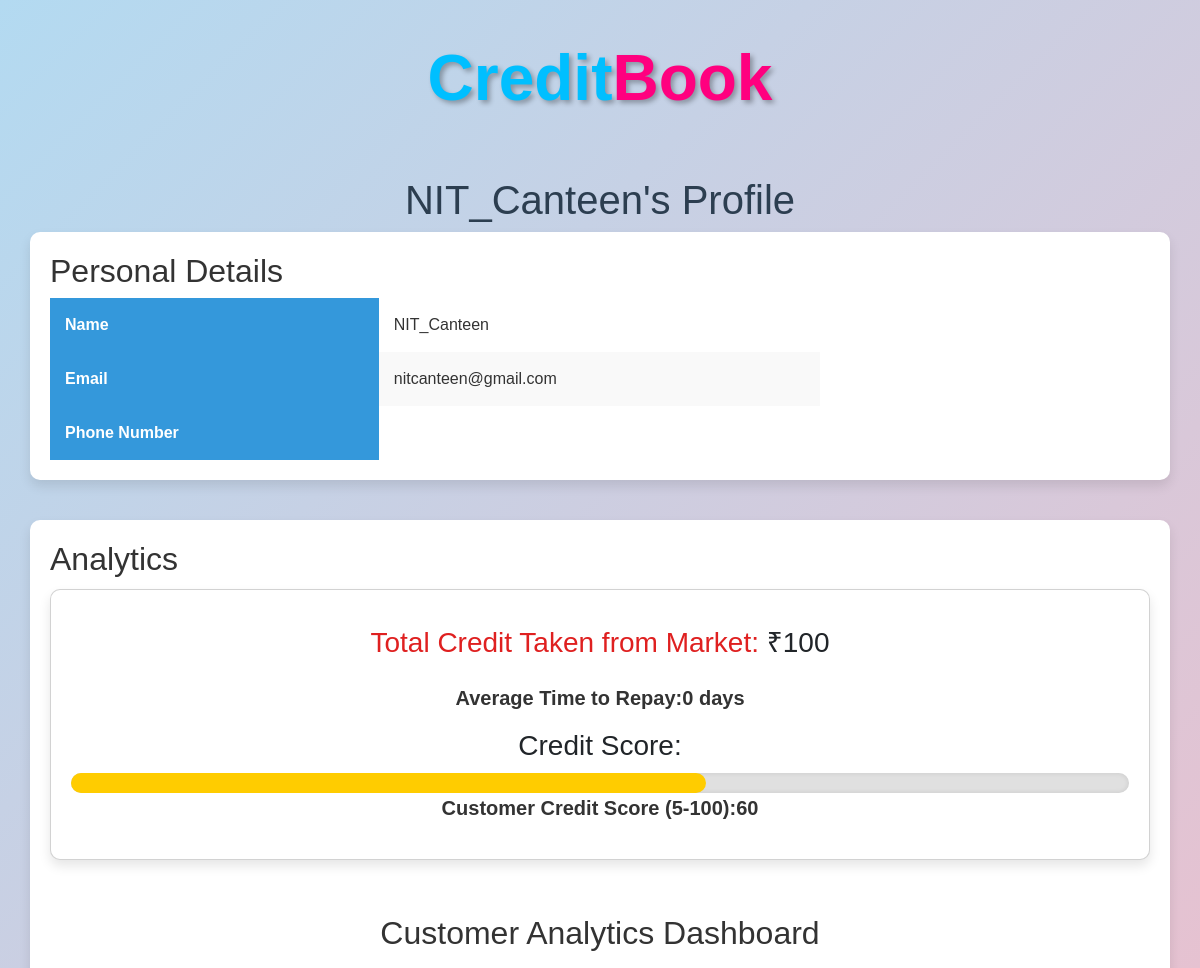
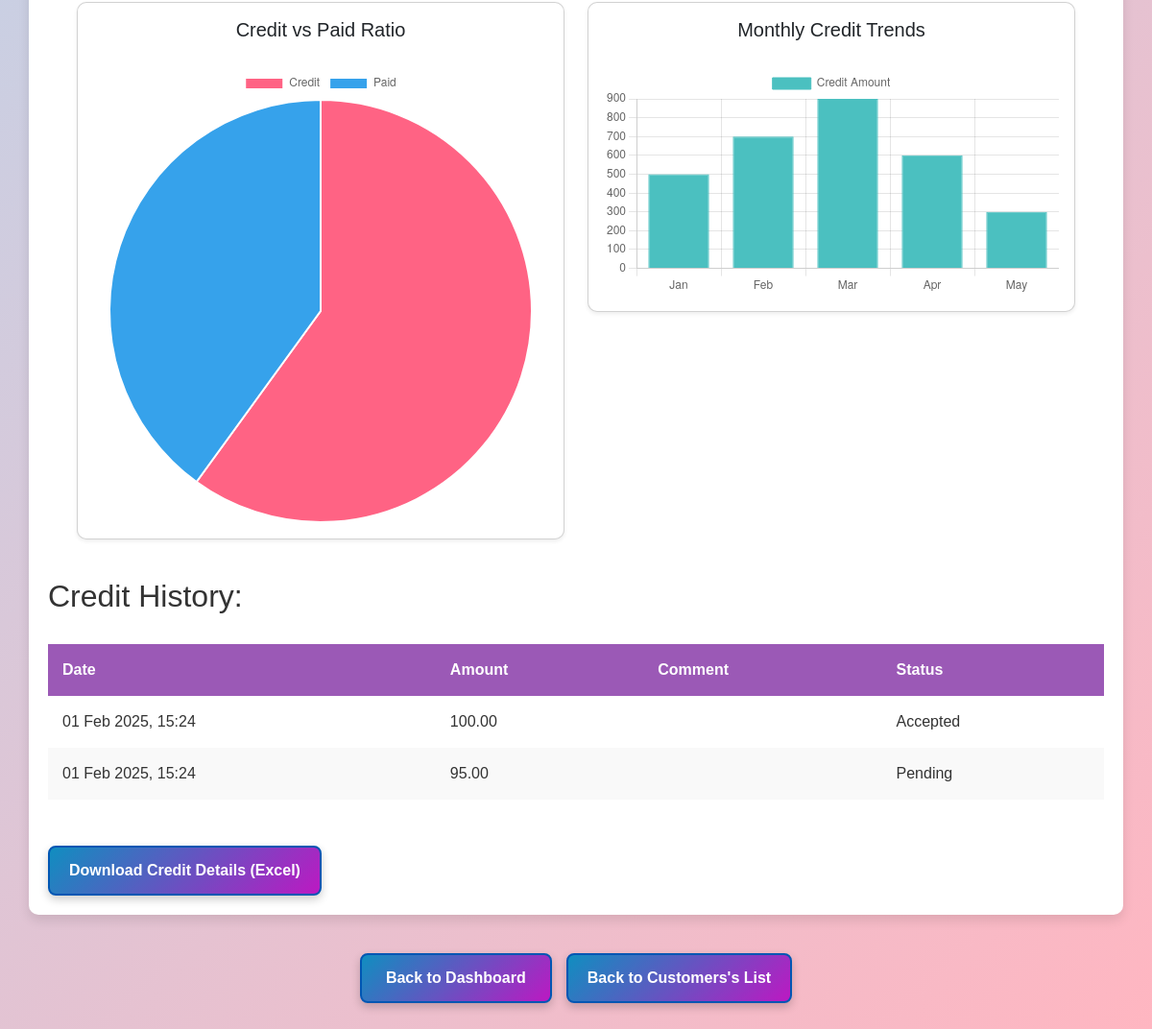
The page /customer-profile/NIT_Canteen/ (signed in) on the database its author committed (2 pictures, top to bottom).
### accounts/models.py (models this page shows, shortened)
class Payment(models.Model):
    sender = models.ForeignKey(User, related_name='sent_payments', on_delete=models.CASCADE)
    receiver = models.ForeignKey(User, related_name='received_payments', on_delete=models.CASCADE)
    amount = models.DecimalField(max_digits=10, decimal_places=2)
    comment = models.TextField(blank=True)
    timestamp = models.DateTimeField(default=now)
    paid = models.BooleanField(default=False)
    repayment_time = models.DateTimeField(null=True, blank=True)  # Correctly defined
    is_deleted_by_merchant = models.BooleanField(default=False)
    status = models.CharField(
        max_length=10,
        choices=[('Pending', 'Pending'), ('Paid', 'Paid'), ('Accepted', 'Accepted'), ('Rejected', 'Rejected')],
        default='Pending'
    )

### accounts/views.py (the view)
# urls.py: path('customer-profile/<str:username>/', views.customer_profile, name='customer-profile'),  # Keep this one
@login_required
def customer_profile(request, username):
    user = get_object_or_404(User, username=username)
    merchant = request.user
    payments = Payment.objects.filter(sender=user, receiver=merchant).exclude(amount=0)
    from django.db.models import Sum
    total_credit = Payment.objects.filter(sender=user, status='Accepted').aggregate(Sum('amount'))['amount__sum'] or 0
    total_paid = payments.filter(status='Paid').aggregate(Sum('paid'))['paid__sum'] or 0
    valid_payments = payments.filter(status='Paid').exclude(repayment_time__isnull=True)
    payments_with_diff = valid_payments.annotate(
        repayment_diff=ExpressionWrapper(
            F('repayment_time') - F('timestamp'),
            output_field=DurationField()
        )
    )
    avg_time_to_repay = payments_with_diff.aggregate(Avg('repayment_diff'))['repayment_diff__avg'] or 0
    avg_time_in_days = avg_time_to_repay.total_seconds() / (60 * 60 * 24) if avg_time_to_repay else 0
    customer_score = calculate_score(valid_payments)
    context = {
        'total_credit': total_credit,
        'total_paid': total_paid,
        'avg_time_to_repay': avg_time_in_days,
        'customer_score': customer_score,
        'payments': payments,  # Now only payments with the logged-in merchant
        'user': user,
        'selected_merchant': merchant,
    }
    return render(request, 'accounts/customer-profile.html', context)

### accounts/views.py (called while the page is built, shortened)
def calculate_score(payments):
    if not payments.exists():
        return 60  # Minimum credit score

### accounts/templates/accounts/customer-profile.html (shortened to what this page needs)
<!DOCTYPE html>
<html lang="en">
<head>
    <link rel="stylesheet" href="https://cdn.jsdelivr.net/npm/bootstrap@5.3.0/dist/css/bootstrap.min.css">
</head>
<body>
    <div class="logo">
        <span class="credit">Credit</span><span class="book">Book</span>
    </div>
    <div class="container">
        <h1>{{ user.username }}'s Profile</h1>
        <div class="profile-section">
            <h2>Personal Details</h2>
            <table>
                <tr>
                    <th>Name</th>
                    <td>{{ user.username }}</td>
                </tr>
                <tr>
                    <th>Email</th>
                    <td>{{ user.email }}</td>
                </tr>
                <tr>
                    <th>Phone Number</th>
                    <td>{{ user.profile.mobile}}</td>
                </tr>
            </table>
        </div>
        <div class="analytics-section">
            <h2>Analytics</h2>
            <div class="card">
                <p><h3><span class="credit">Total Credit Taken from Market: </span>₹{{ total_credit }}</h3> </p>
                <p>Average Time to Repay:{{ avg_time_to_repay }} days</p>
                <div>
                  <h3> Credit Score:</h3>
                    <div id="scoreBar" class="score-bar"></div>
                    <p>Customer Credit Score (5-100):<span id="scoreValue">{{ customer_score }}</span></p>
                </div>
            </div>
            <div class="container mt-4">
                <h2 class="text-center">Customer Analytics Dashboard</h2>
                <div class="row">
                    <div class="col-md-6">
                        <div class="card p-3 shadow-sm">
                            <h5 class="text-center">Credit vs Paid Ratio</h5>
                            <canvas id="creditPieChart"></canvas>
                        </div>
                    </div>
                    <div class="col-md-6">
                        <div class="card p-3 shadow-sm">
                            <h5 class="text-center">Monthly Credit Trends</h5>
                            <canvas id="creditLineChart"></canvas>
                        </div>
                    </div>
                </div>
            </div>
            <script>
                // Function to update the score bar based on the customer score
function updateScoreBar() {
    var score = parseInt(document.getElementById("scoreValue").innerText); // Get the score value
    var scoreBar = document.getElementById("scoreBar");
    var scoreFill = document.createElement("div");
    scoreFill.classList.add("score-fill");
    // Calculate the width of the score bar (percentage of 100)
    var width = (score / 100) * 100;
    scoreFill.style.width = width + "%"; // Set width based on score percentage
    // Determine color based on score
    if (score <= 40) {
        scoreFill.classList.add("low");
    } else if (score <= 70) {
        scoreFill.classList.add("medium");
    } else {
        scoreFill.classList.add("good");
    }
    // Remove any existing score fill (if exists) and append the new one
    scoreBar.innerHTML = "";
    scoreBar.appendChild(scoreFill);
}
// Call the function to initialize the score bar
updateScoreBar();
                const creditPieChart = new Chart(document.getElementById("creditPieChart"), {
                    type: 'pie',
                    data: {
                        labels: ["Credit", "Paid"],
                        datasets: [{
                            data: [60, 40],
                            backgroundColor: ["#ff6384", "#36a2eb"]
                        }]
                    }
                });
                const creditBarChart = new Chart(document.getElementById("creditLineChart"), {
                    type: 'bar',  // Changed from 'line' to 'bar'
                    data: {
                        labels: ["Jan", "Feb", "Mar", "Apr", "May"],
                        datasets: [{
                            label: "Credit Amount",
                            data: [500, 700, 900, 600, 300],
                            backgroundColor: "#4bc0c0",  // Bar color
                            borderColor: "#4bc0c0",  // Optional: Keeps a border color
                            borderWidth: 1  // Optional: Adjusts border thickness
                        }]
                    },
                    options: {
                        responsive: true,
                        scales: {
                            y: {
                                beginAtZero: true  // Ensures bars start from zero
                            }
                        }
                    }
                });
            </script>
            <h2>Credit History:</h2>
            <table class="credithistory">
                <thead>
                    <tr>
                        <th>Date</th>
                        <th>Amount</th>
                        <th>Comment</th>
                        <th>Status</th>
                    </tr>
                </thead>
                <tbody>
                    {% for payment in payments %}
                    <tr>
                        <td data-label="Date">{{ payment.timestamp|date:"d M Y, H:i" }}</td>
                        <td data-label="Amount" class="amount {% if payment.amount > 0 %}positive{% else %}negative{% endif %}">
                            {{ payment.amount|floatformat:2 }}
                        </td>
                        <td>{{ payment.comment }}</td>
                        <td>{{ payment.status }}</td>
                    </tr>
                    {% endfor %}
                </tbody>
            </table>
            <br>
            <br>
            <a href="{% url 'export_customer_profile_excel' username=user.username %}" class="btn projects-btn">
                Download Credit Details (Excel)
            </a>
        </div>
        <div class="btn-container">
            <a href="{% url 'merchant-dashboard' %}" class="btn projects-btn">Back to Dashboard</a>
            <a href="{% url 'merchant-customers' %}" class="btn projects-btn">Back to Customers's List</a>
            </div>
    </div>
</body>
</html>

### accounts/templates/accounts/customer-profile.html (style rules this page uses)
body { background-color: #f8f9fa; }
.card { border-radius: 10px; }
body { margin: 0; padding: 0; font-family: 'Arial', sans-serif; background: linear-gradient(135deg, #b3daf1, #ffb6c1); color: #333; display: flex; flex-direction: column; align-items: center; justify-content: center; min-height: 100vh; }
.logo { font-family: "Trebuchet MS", sans-serif; font-size: 64px; font-weight: bold; text-shadow: 3px 3px 5px rgba(0, 0, 0, 0.3); margin-top: 30px; }
.logo span.credit { color: #00bfff; }
.logo span.book { color: #ff007f; }
.container { max-width: 1200px; margin: 0 auto; padding: 30px; }
h1 { text-align: center; margin-top: 20px; color: #2c3e50; }
.profile-section, .analytics-section { background-color: #fff; padding: 20px; border-radius: 10px; box-shadow: 0 6px 12px rgba(0, 0, 0, 0.1); margin-bottom: 40px; }
.profile-section table { width: 70%; border-collapse: collapse; }
.profile-section th, .profile-section td { padding: 15px; text-align: left; font-size: 16px; }
.profile-section th { background-color: #3498db; color: white; }
.profile-section tr:nth-child(even) { background-color: #f9f9f9; }
.analytics-section canvas { max-width: 100%; margin-top: 20px; }
.card { background-color: #fff; border-radius: 10px; box-shadow: 0 6px 12px rgba(0, 0, 0, 0.1); padding: 20px; margin: 10px 0; text-align: center; }
.card p { font-size: 20px; font-weight: bold; color: #333; }
.card .credit { color:rgb(223, 32, 32); }
.analytics-section table { width: 100%; border-collapse: collapse; margin-top: 30px; }
.analytics-section th, .analytics-section td { padding: 15px; text-align: left; font-size: 16px; }
.analytics-section th { background-color: #9b59b6; color: white; }
.analytics-section tr:nth-child(even) { background-color: #f9f9f9; }
.btn-container { display: flex; justify-content: space-between; gap: 20px; margin-top: 30px; }
.btn-container { display: flex; justify-content: center; gap: 15px; margin-top: 20px; }
.btn { text-decoration: none; padding: 12px 20px; font-size: 16px; font-weight: bold; border-radius: 8px; transition: all 0.3s ease; text-align: center; display: inline-block; min-width: 200px; }
.projects-btn { background: linear-gradient(135deg,rgb(16, 142, 192),rgb(188, 25, 194)); color: white; border: 2px solid #0056b3; box-shadow: 0px 4px 10px rgba(0, 0, 0, 0.2); }
.score-bar { width: 100%; height: 20px; background-color: #e0e0e0; border-radius: 10px; margin-top: 10px; position: relative; box-shadow: inset 0 0 5px rgba(0, 0, 0, 0.1); }

### rows shown on the page
Payment: timestamp "01 Feb 2025, 15:24", amount "100.00", status "Accepted"
Payment: timestamp "01 Feb 2025, 15:24", amount "95.00", status "Pending"

### other values the page prints
{{ user.username }} "NIT_Canteen"
{{ user.email }} "nitcanteen@gmail.com"
{{ total_credit }} "100"
{{ avg_time_to_repay }} "0"
{{ customer_score }} "60"
